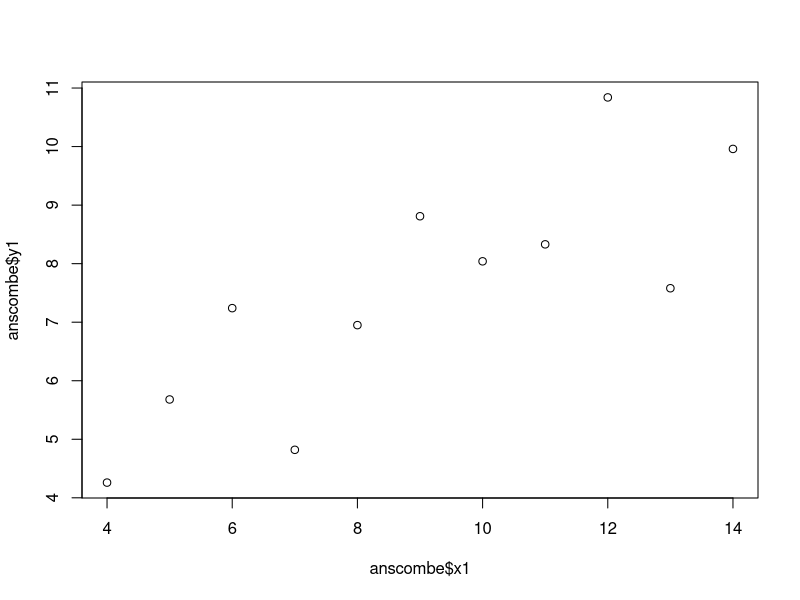
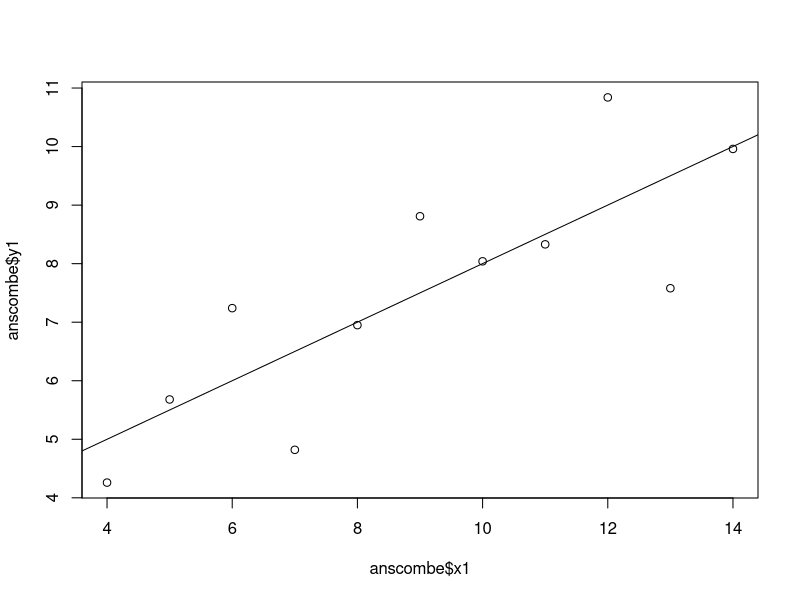
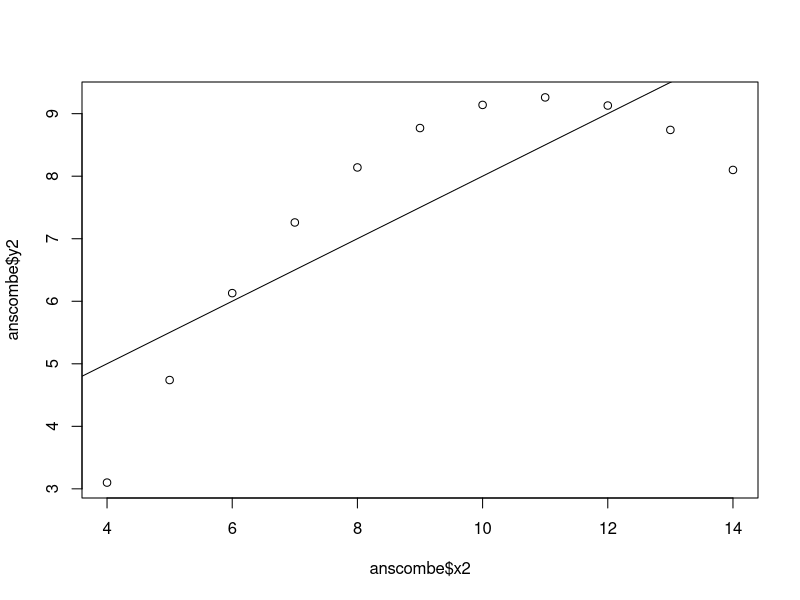
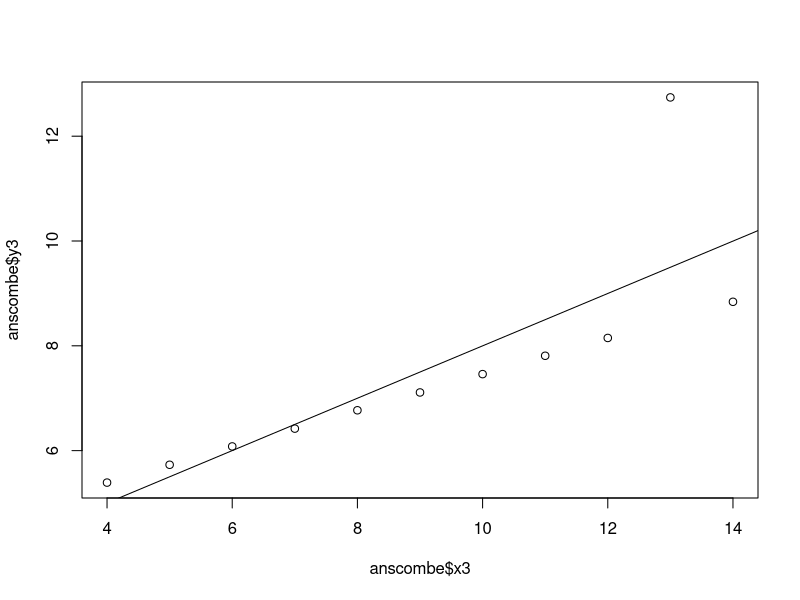
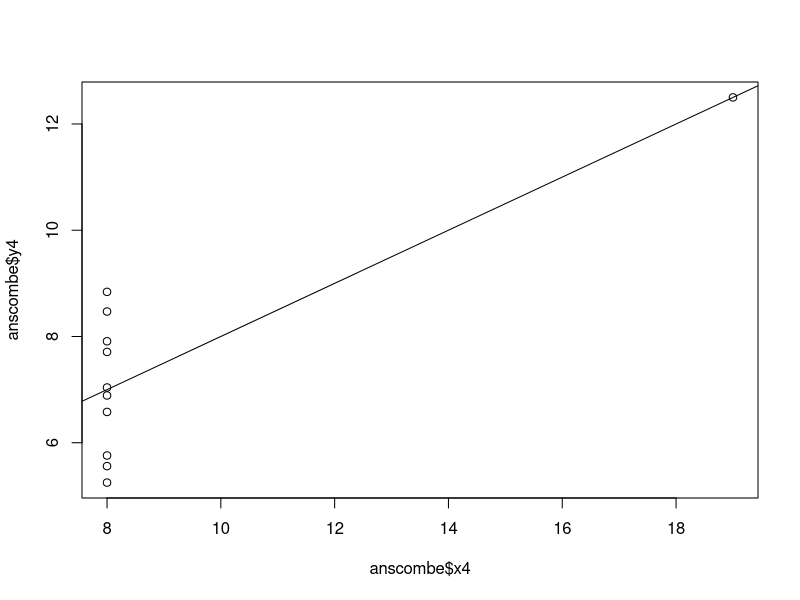
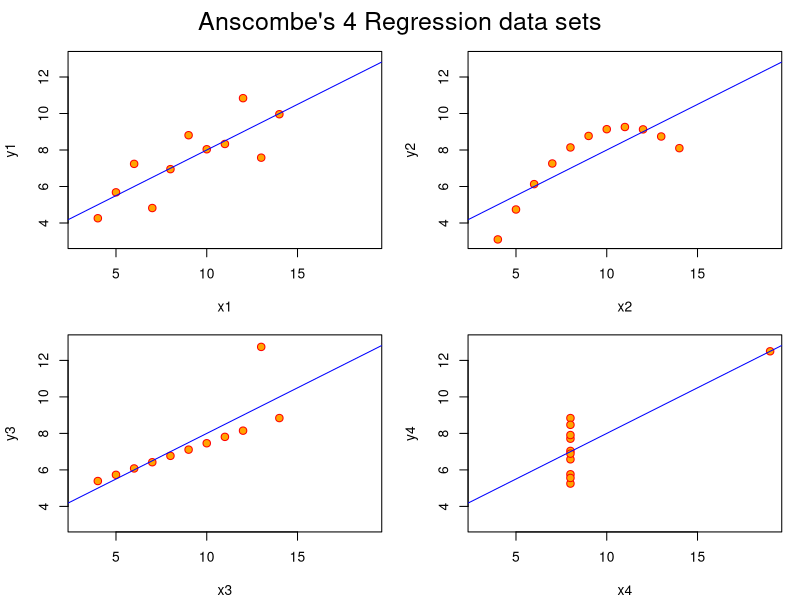
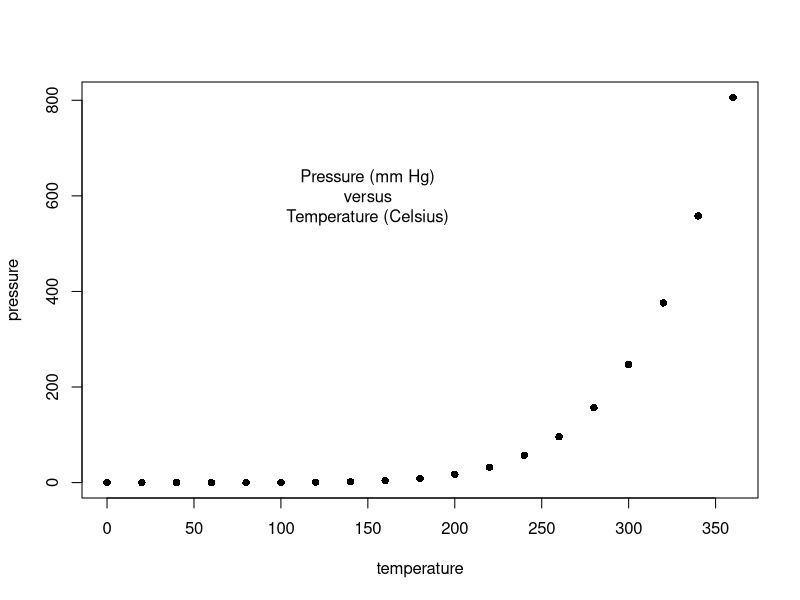
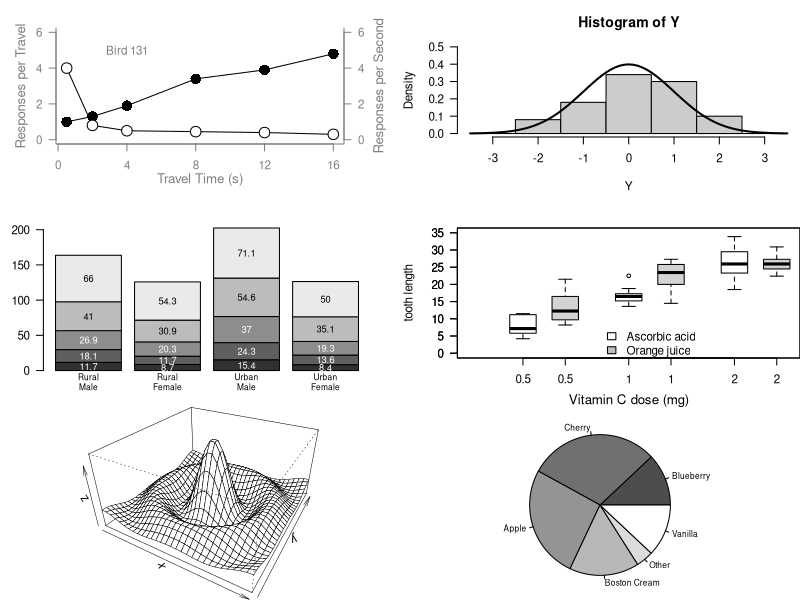

The R source for these figures, in order:
## ---- chunk 1
data(anscombe)  # Load Anscombe's data
View(anscombe) # View the data
summary(anscombe)

## Simple version
plot(anscombe$x1,anscombe$y1)
summary(anscombe)

# Create four model objects
lm1 <- lm(y1 ~ x1, data=anscombe)
summary(lm1)
lm2 <- lm(y2 ~ x2, data=anscombe)
summary(lm2)
lm3 <- lm(y3 ~ x3, data=anscombe)
summary(lm3)
lm4 <- lm(y4 ~ x4, data=anscombe)
summary(lm4)
plot(anscombe$x1,anscombe$y1)
abline(coefficients(lm1))
plot(anscombe$x2,anscombe$y2)
abline(coefficients(lm2))
plot(anscombe$x3,anscombe$y3)
abline(coefficients(lm3))
plot(anscombe$x4,anscombe$y4)
abline(coefficients(lm4))


## Fancy version (per help file)

ff <- y ~ x
mods <- setNames(as.list(1:4), paste0("lm", 1:4))

# Plot using for loop
for(i in 1:4) {
  ff[2:3] <- lapply(paste0(c("y","x"), i), as.name)
  ## or   ff[[2]] <- as.name(paste0("y", i))
  ##      ff[[3]] <- as.name(paste0("x", i))
  mods[[i]] <- lmi <- lm(ff, data = anscombe)
  print(anova(lmi))
}

sapply(mods, coef)  # Note the use of this function
lapply(mods, function(fm) coef(summary(fm)))

# Preparing for the plots
op <- par(mfrow = c(2, 2), mar = 0.1+c(4,4,1,1), oma =  c(0, 0, 2, 0))

# Plot charts using for loop
for(i in 1:4) {
  ff[2:3] <- lapply(paste0(c("y","x"), i), as.name)
  plot(ff, data = anscombe, col = "red", pch = 21, bg = "orange", cex = 1.2,
       xlim = c(3, 19), ylim = c(3, 13))
  abline(mods[[i]], col = "blue")
}
mtext("Anscombe's 4 Regression data sets", outer = TRUE, cex = 1.5)
par(op)
## ---- chunk 2
## Start plotting from basics 
# Note the order
plot(pressure, pch=16)  # Can you change pch?
text(150, 600, 
     "Pressure (mm Hg)\nversus\nTemperature (Celsius)")

#  Examples of standard high-level plots 
#  In each case, extra output is also added using low-level 
#  plotting functions.
# 

# Setting the parameter (3 rows by 2 cols)
par(mfrow=c(3, 2))

# Scatterplot
# Note the incremental additions

x <- c(0.5, 2, 4, 8, 12, 16)
y1 <- c(1, 1.3, 1.9, 3.4, 3.9, 4.8)
y2 <- c(4, .8, .5, .45, .4, .3)

# Setting label orientation, margins c(bottom, left, top, right) & text size
par(las=1, mar=c(4, 4, 2, 4), cex=.7) 
plot.new()
plot.window(range(x), c(0, 6))
lines(x, y1)
lines(x, y2)
points(x, y1, pch=16, cex=2) # Try different cex value?  
points(x, y2, pch=21, bg="white", cex=2)  # Different background color
par(col="gray50", fg="gray50", col.axis="gray50")
axis(1, at=seq(0, 16, 4)) # What is the first number standing for?
axis(2, at=seq(0, 6, 2))
axis(4, at=seq(0, 6, 2))
box(bty="u")
mtext("Travel Time (s)", side=1, line=2, cex=0.8)
mtext("Responses per Travel", side=2, line=2, las=0, cex=0.8)
mtext("Responses per Second", side=4, line=2, las=0, cex=0.8)
text(4, 5, "Bird 131")
par(mar=c(5.1, 4.1, 4.1, 2.1), col="black", fg="black", col.axis="black")

# Histogram
# Random data
Y <- rnorm(50)
# Make sure no Y exceed [-3.5, 3.5]
Y[Y < -3.5 | Y > 3.5] <- NA # Selection/set range
x <- seq(-3.5, 3.5, .1)
dn <- dnorm(x)
par(mar=c(4.5, 4.1, 3.1, 0))
hist(Y, breaks=seq(-3.5, 3.5), ylim=c(0, 0.5), 
     col="gray80", freq=FALSE)
lines(x, dnorm(x), lwd=2)
par(mar=c(5.1, 4.1, 4.1, 2.1))

# Barplot
par(mar=c(2, 3.1, 2, 2.1)) 
midpts <- barplot(VADeaths, 
                  col=gray(0.1 + seq(1, 9, 2)/11), 
                  names=rep("", 4))
mtext(sub(" ", "\n", colnames(VADeaths)),
      at=midpts, side=1, line=0.5, cex=0.5)
text(rep(midpts, each=5), apply(VADeaths, 2, cumsum) - VADeaths/2,
     VADeaths, 
     col=rep(c("white", "black"), times=3:2), 
     cex=0.8)
par(mar=c(5.1, 4.1, 4.1, 2.1))  

# Boxplot
par(mar=c(3, 4.1, 2, 0))
boxplot(len ~ dose, data = ToothGrowth,
        boxwex = 0.25, at = 1:3 - 0.2,
        subset= supp == "VC", col="white",
        xlab="",
        ylab="tooth length", ylim=c(0,35))
mtext("Vitamin C dose (mg)", side=1, line=2.5, cex=0.8)
boxplot(len ~ dose, data = ToothGrowth, add = TRUE,
        boxwex = 0.25, at = 1:3 + 0.2,
        
        subset= supp == "OJ")
legend(1.5, 9, c("Ascorbic acid", "Orange juice"), 
       fill = c("white", "gray"), 
       bty="n")
par(mar=c(5.1, 4.1, 4.1, 2.1))

# Persp
x <- seq(-10, 10, length= 30)
y <- x
f <- function(x,y) { r <- sqrt(x^2+y^2); 10 * sin(r)/r }
z <- outer(x, y, f)
z[is.na(z)] <- 1
# 0.5 to include z axis label
par(mar=c(0, 0.5, 0, 0), lwd=0.5)
persp(x, y, z, theta = 30, phi = 30, 
      expand = 0.5)
par(mar=c(5.1, 4.1, 4.1, 2.1), lwd=1)

# Piechart
par(mar=c(0, 2, 1, 2), xpd=FALSE, cex=0.5)
pie.sales <- c(0.12, 0.3, 0.26, 0.16, 0.04, 0.12)
names(pie.sales) <- c("Blueberry", "Cherry",
                      "Apple", "Boston Cream", "Other", "Vanilla")
pie(pie.sales, col = gray(seq(0.3,1.0,length=6))) 
